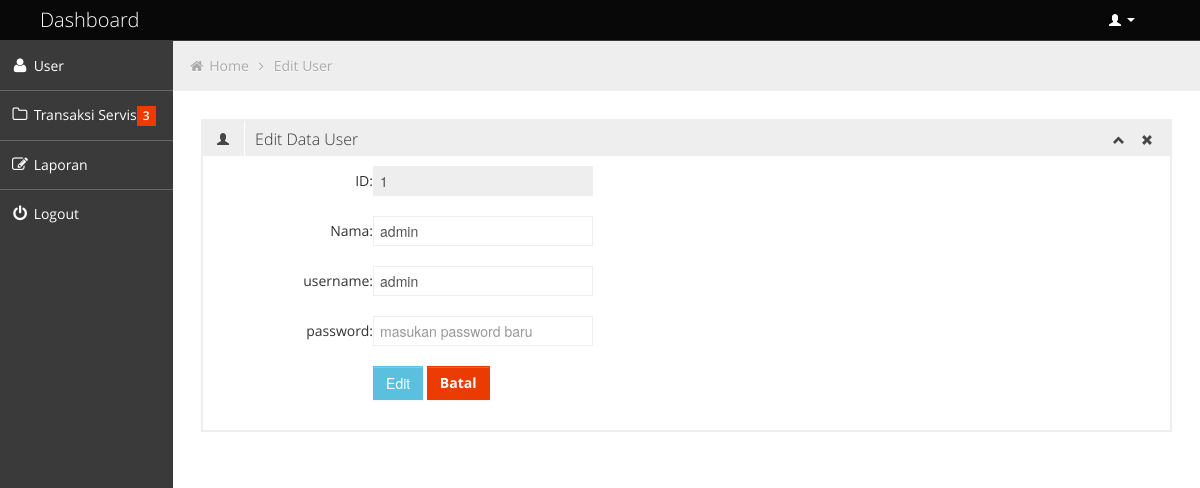
Screenshot of /edituser.php?id=1 (signed in) with the database file from the repository.
### tables this page shows
CREATE TABLE IF NOT EXISTS `user` (
  `id` int(11) NOT NULL AUTO_INCREMENT,
  `nama` varchar(50) NOT NULL,
  `username` varchar(50) NOT NULL,
  `password` varchar(50) NOT NULL,
  PRIMARY KEY (`id`)
);

### edituser.php (the view, shortened to what this page needs)
<?php
include 'config/koneksi.php';
if (isset($_GET['id'])) {
	$data = $conn->prepare("SELECT * FROM user WHERE id = ? ");
	$id = $_GET['id'];
	$data->bind_param('i', $id);
	$data->execute();
	$result = $data->get_result();
	$row= $result->fetch_row();
}
?>
<!DOCTYPE html>
<html lang="en">
<head>
	<link id="bootstrap-style" href="css/bootstrap.min.css" rel="stylesheet">
	<link href="css/bootstrap-responsive.min.css" rel="stylesheet">
	<link id="base-style" href="css/style.css" rel="stylesheet">
	<link id="base-style-responsive" href="css/style-responsive.css" rel="stylesheet">
	<link rel="stylesheet" type="text/css" href="css2/font.css">
</head>
<body>
	<?php include 'navbar.php'; ?>
		<div class="container-fluid-full">
				<div class="row-fluid">
					<?php include 'sidebarr.php'; ?>
						<div id="content" class="span10">
								<ul class="breadcrumb">
									<li>
										<i class="icon-home"></i>
										<a href="index.html">Home</a>
										<i class="icon-angle-right"></i>
									</li>
									<li><a href="edituser.php">Edit User</a></li>
								</ul>
		  	<div class="row-fluid sortable">
				<div class="box span12">
					<div class="box-header">
						<h2><i class="halflings-icon user"></i><span class="break"></span>Edit Data User</h2>
						<div class="box-icon">
							<a href="#" class="btn-minimize"><i class="halflings-icon chevron-up"></i></a>
							<a href="#" class="btn-close"><i class="halflings-icon remove"></i></a>
						</div>
					</div>
					<div class="box-content">
						<form class="form-horizontal" role="form" action="aksi/proses.php?update" method="post">
				<div class="form-group">
				    <label class="control-label col-sm-2" for="id">ID:</label>
				    <div class="col-sm-10">
				      <input type="text" class="form-control" name="id" value="<?php echo $row ['0']; ?>" readonly>
				    </div>
				  </div><br>
				  <div class="form-group">
				    <label class="control-label col-sm-2" for="nama">Nama:</label>
				    <div class="col-sm-10">
				      <input type="text" class="form-control" name="nama" value="<?php echo $row ['1']; ?>" required>
				    </div>
				  </div><br>
				  <div class="form-group">
				    <label class="control-label col-sm-2" for="username">username:</label>
				    <div class="col-sm-10">
				      <input type="text" class="form-control" name="username"  value="<?php echo $row ['2']; ?>" required>
				    </div>
				  </div><br>
				  <div class="form-group">
				    <label class="control-label col-sm-2" for="password">password:</label>
				    <div class="col-sm-10">
				      <input type="text" class="form-control" name="password"  placeholder="masukan password baru" >
				    </div>
				  </div><br>
				  <div class="form-group">
					<label class="col-sm-3 control-label">&nbsp;</label>
					<div class="col-sm-6">
						<input type="submit" name="update" class="btn btn-sm btn-info" value="Edit">
						<a href="user.php" class="btn btn-sm btn-danger"><b>Batal</b></a>
					</div>
				</div>
			</form>
					</div>
				</div>
			</div>
				</div>
		</div>
</body>
</html>

### css/style.css (style rules this page uses)
body { background: #F5F5F5; color: #333; border: none; font-family: 'Open Sans', sans-serif; font-weight: 400; }
a { color: #646464; }
h2 { font-size: 16px; line-height: 16px; }
#content { background: #ffffff; filter: none; min-height: 100%; padding: 20px 20px; position: relative; }
.breadcrumb { margin: -28px -28px 28px -28px; line-height: 34px; background: #eee; border: 0px; color: #aaa; -webkit-box-shadow: none; -moz-box-shadow: none; box-shadow: none; -webkit-border-radius: 0px; -moz-border-radius: 0px; border-radius: 0px; }
.breadcrumb a { color: #aaa; text-shadow: 0px 1px 1px #fff; }
.box { border: 2px solid #eee; background: #fff !important; margin-bottom: 28px; }
.box-header { height: 16px; font-size: 16px; line-height: 16px; padding: 10px; background: #eee; -webkit-box-shadow: none; -moz-box-shadow: none; box-shadow: none; overflow: hidden; }
.box-header h2 { float:left; margin-top: 0px; font-weight: 300; }
.box-header h2 i { margin: 0px 3px 0px 4px; opacity: .8; filter: alpha(opacity=80); -ms-filter:"progid:DXImageTransform.Microsoft.Alpha(Opacity=80)"; }
.box-header .box-icon { float:right; margin-top: 1px; }
.box-header .box-icon i { -webkit-transition: all 0.1s ease-in-out; -moz-transition: all 0.1s ease-in-out; -o-transition: all 0.1s ease-in-out; -ms-transition: all 0.1s ease-in-out; transition: all 0.1s ease-in-out; opacity: .8; filter: alpha(opacity=80); -ms-filter:"progid:DXImageTransform.Microsoft.Alpha(Opacity=80)"; }
.box-header .box-icon a { margin: 0px 5px; }
.box-content { position: relative; z-index: 50; margin-top: -1px; padding: 10px; background: #fff !important; }
.btn { display: inline-block; padding: 6px 12px; margin-bottom: 0; font-size: 14px; font-weight: 500; line-height: 20px; text-align: center; white-space: nowrap; vertical-align: middle; cursor: pointer; border: 1px solid #a7a9aa; -webkit-border-radius: 0px !important; border-radius: 0px !important; }
.btn { color: #ffffff; background-color: #a7a9aa; border-color: #a7a9aa; background-image: none; filter: none; text-shadow: none; }
.btn-danger { background-color: #EB3C00; border-color: #EB3C00; }
.btn-info { background-color: #5bc0de; border-color: #5bc0de; }

### css/style-responsive.css (style rules this page uses)
@media (min-width: 1200px) { .container-fluid-full { overflow: hidden; position: relative; height: 100%; } }
@media (min-width: 1200px) { #content { width: 85.578%; padding: 28px; margin: 0px 0px; margin-left: 14.422% !important; } }

### css/halflings.css (style rules this page uses)
html, html .halflings { -webkit-font-smoothing: antialiased !important; }
.halflings-icon { display: inline-block; width: 14px; height: 14px; line-height: 14px; vertical-align: text-top; background-image: url(../img/glyphicons_halflings.svg); background-position: 0 0; background-repeat: no-repeat; vertical-align: top; *display: inline; *zoom: 1; *margin-right: .3em; }
.halflings-icon.user { background-position: -168px 0; }
.halflings-icon.remove { background-position: -312px 0; }
.halflings-icon.chevron-up { background-position: -288px -120px; }

### rows the page displays
user: id "1", nama "admin", username "admin"
